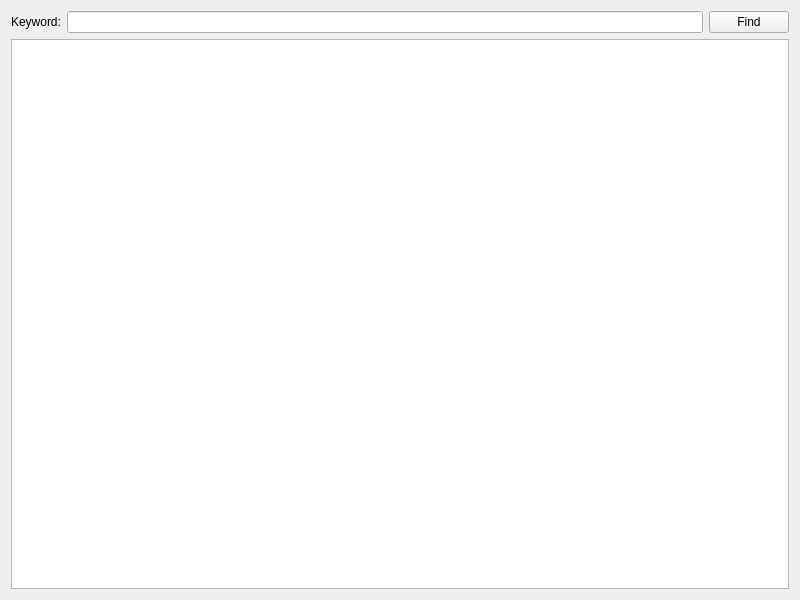
<?xml version="1.0" encoding="UTF-8"?>
<ui version="4.0">
 <class>TextFinder</class>
 <widget class="QWidget" name="TextFinder">
  <property name="geometry">
   <rect>
    <x>0</x>
    <y>0</y>
    <width>800</width>
    <height>600</height>
   </rect>
  </property>
  <property name="windowTitle">
   <string>TextFinder</string>
  </property>
  <layout class="QGridLayout" name="gridLayout">
   <item row="0" column="0">
    <layout class="QVBoxLayout" name="verticalLayout">
     <item>
      <layout class="QHBoxLayout" name="horizontalLayout">
       <item>
        <widget class="QLabel" name="label">
         <property name="text">
          <string>Keyword:</string>
         </property>
        </widget>
       </item>
       <item>
        <widget class="QLineEdit" name="lineEdit"/>
       </item>
       <item>
        <widget class="QPushButton" name="findButton">
         <property name="text">
          <string>Find</string>
         </property>
        </widget>
       </item>
      </layout>
     </item>
     <item>
      <widget class="QTextEdit" name="textEdit"/>
     </item>
    </layout>
   </item>
  </layout>
 </widget>
 <resources/>
 <connections/>
</ui>
